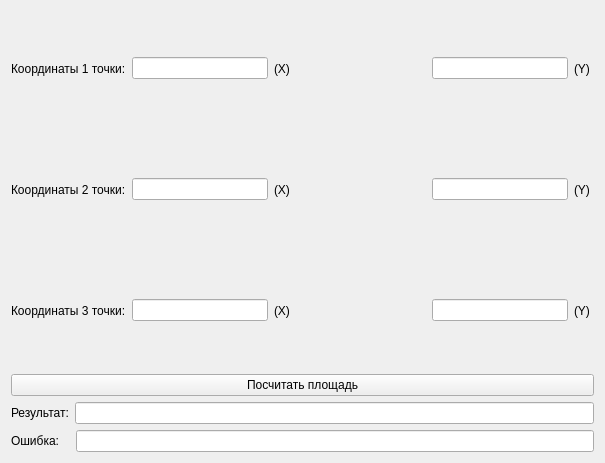
<?xml version="1.0" encoding="UTF-8"?>
<ui version="4.0">
 <class>Widget</class>
 <widget class="QWidget" name="Widget">
  <property name="geometry">
   <rect>
    <x>0</x>
    <y>0</y>
    <width>605</width>
    <height>463</height>
   </rect>
  </property>
  <property name="windowTitle">
   <string>Widget</string>
  </property>
  <layout class="QGridLayout" name="gridLayout">
   <item row="0" column="0">
    <layout class="QVBoxLayout" name="verticalLayout">
     <item>
      <layout class="QHBoxLayout" name="horizontalLayout">
       <item>
        <widget class="QLabel" name="label_7">
         <property name="text">
          <string>Координаты 1 точки:</string>
         </property>
        </widget>
       </item>
       <item>
        <widget class="QLineEdit" name="x_1"/>
       </item>
       <item>
        <widget class="QLabel" name="label_3">
         <property name="text">
          <string>(X)</string>
         </property>
        </widget>
       </item>
       <item>
        <spacer name="horizontalSpacer">
         <property name="orientation">
          <enum>Qt::Horizontal</enum>
         </property>
         <property name="sizeHint" stdset="0">
          <size>
           <width>40</width>
           <height>20</height>
          </size>
         </property>
        </spacer>
       </item>
       <item>
        <widget class="QLineEdit" name="y_1"/>
       </item>
       <item>
        <widget class="QLabel" name="label_6">
         <property name="text">
          <string>(Y) </string>
         </property>
        </widget>
       </item>
      </layout>
     </item>
     <item>
      <layout class="QHBoxLayout" name="horizontalLayout_2">
       <item>
        <widget class="QLabel" name="label_8">
         <property name="text">
          <string>Координаты 2 точки:</string>
         </property>
        </widget>
       </item>
       <item>
        <widget class="QLineEdit" name="x_2"/>
       </item>
       <item>
        <widget class="QLabel" name="label_4">
         <property name="text">
          <string>(X)</string>
         </property>
        </widget>
       </item>
       <item>
        <spacer name="horizontalSpacer_2">
         <property name="orientation">
          <enum>Qt::Horizontal</enum>
         </property>
         <property name="sizeHint" stdset="0">
          <size>
           <width>40</width>
           <height>20</height>
          </size>
         </property>
        </spacer>
       </item>
       <item>
        <widget class="QLineEdit" name="y_2"/>
       </item>
       <item>
        <widget class="QLabel" name="label_9">
         <property name="text">
          <string>(Y) </string>
         </property>
        </widget>
       </item>
      </layout>
     </item>
     <item>
      <layout class="QHBoxLayout" name="horizontalLayout_3">
       <item>
        <widget class="QLabel" name="label_10">
         <property name="text">
          <string>Координаты 3 точки:</string>
         </property>
        </widget>
       </item>
       <item>
        <widget class="QLineEdit" name="x_3"/>
       </item>
       <item>
        <widget class="QLabel" name="label_5">
         <property name="text">
          <string>(X)</string>
         </property>
        </widget>
       </item>
       <item>
        <spacer name="horizontalSpacer_3">
         <property name="orientation">
          <enum>Qt::Horizontal</enum>
         </property>
         <property name="sizeHint" stdset="0">
          <size>
           <width>40</width>
           <height>20</height>
          </size>
         </property>
        </spacer>
       </item>
       <item>
        <widget class="QLineEdit" name="y_3"/>
       </item>
       <item>
        <widget class="QLabel" name="label_11">
         <property name="text">
          <string>(Y) </string>
         </property>
        </widget>
       </item>
      </layout>
     </item>
    </layout>
   </item>
   <item row="1" column="0">
    <widget class="QPushButton" name="pushButton">
     <property name="text">
      <string>Посчитать площадь</string>
     </property>
    </widget>
   </item>
   <item row="2" column="0">
    <layout class="QHBoxLayout" name="horizontalLayout_5">
     <item>
      <widget class="QLabel" name="label">
       <property name="text">
        <string>Результат:</string>
       </property>
      </widget>
     </item>
     <item>
      <widget class="QLineEdit" name="output">
       <property name="readOnly">
        <bool>true</bool>
       </property>
      </widget>
     </item>
    </layout>
   </item>
   <item row="3" column="0">
    <layout class="QHBoxLayout" name="horizontalLayout_4">
     <item>
      <widget class="QLabel" name="label_2">
       <property name="text">
        <string>Ошибка:   </string>
       </property>
      </widget>
     </item>
     <item>
      <widget class="QLineEdit" name="error">
       <property name="readOnly">
        <bool>true</bool>
       </property>
      </widget>
     </item>
    </layout>
   </item>
  </layout>
 </widget>
 <layoutdefault spacing="6" margin="11"/>
 <resources/>
 <connections/>
</ui>
